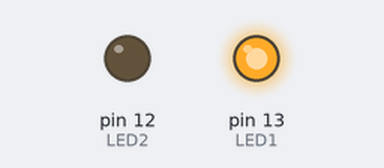
The sketch below on a simulated Arduino Uno, built with avr-gcc and run on an emulated ATmega328P. Parts: output pins drawn as LEDs (lit = HIGH).

Above: at 0.5 s.
At 1.5 s:
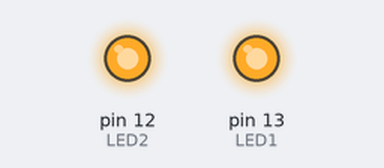
At 2.5 s:
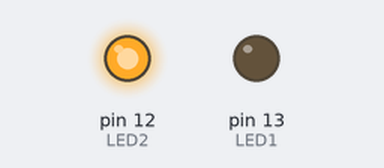
At 3.5 s:
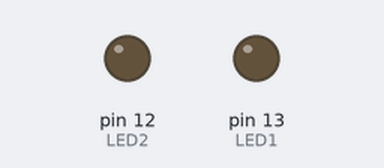
Timing chart, 0 to 5.2 s (numbered marks = the images above):
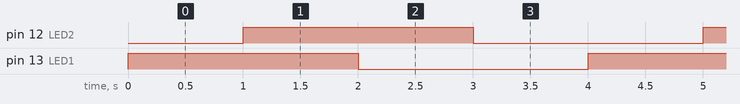

Measured:
- by itself, pin 12 (LED2), pin 13 (LED1): alternates HIGH for 2.0 s and LOW for 2.0 s
- by itself, everything shown: repeats every 4.0 s, in 4 steps

The sketch:

LEDtest.ino
```cpp
int LED1 = 13;
int LED2 = 12;
void setup() {
  pinMode(LED1, OUTPUT);
  pinMode(LED2, OUTPUT);
  // put your setup code here, to run once:

}

void loop() {
  digitalWrite(LED1,HIGH);
  delay(1000);
  digitalWrite(LED2,HIGH);
  delay(1000);
  digitalWrite(LED1,LOW);
  delay(1000);
  digitalWrite(LED2,LOW);
  delay(1000);

}
```
